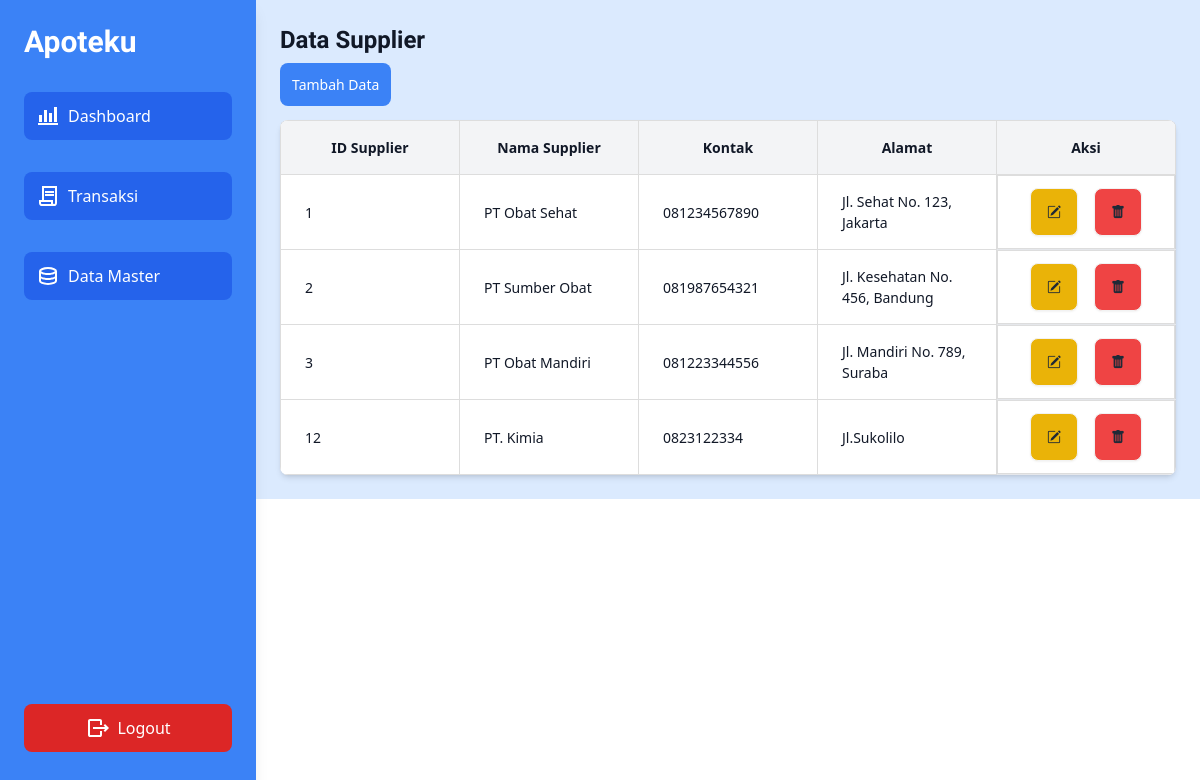
Page /datamaster-supplier/index-supplier.php on the committed database.
### tables this page shows
CREATE TABLE `supplier` (
  `ID_Supplier` int(11) NOT NULL,
  `Nama_Supplier` varchar(100) NOT NULL,
  `Kontak` varchar(50) DEFAULT NULL,
  `Alamat` text
);

### datamaster-supplier/index-supplier.php (the view, shortened to what this page needs)
<!DOCTYPE html>
<html lang="en">
<head>
    <link href="https://cdn.jsdelivr.net/npm/tailwindcss@2.2.19/dist/tailwind.min.css" rel="stylesheet">
    <link href="../assets/css/output.css" rel="stylesheet">
    <link href="../assets/css/style.css" rel="stylesheet">
</head>
<body class="bg-blue-100 text-gray-900 ">
    <?php include('../template/sidebar.php'); ?>
    <div class="flex-grow ml-64 mx-auto p-6">
        <h1 class="text-2xl font-bold mb-4">Data Supplier</h1>
        <div class="mb-6">
            <a href="/apoteku/src/datamaster-supplier/create-supplier.php"
                class="bg-blue-500 text-white py-3 px-3 rounded-lg hover:bg-blue-600 text-sm">
                Tambah Data
            </a>
        </div>
        <div class=" bg-white shadow-md rounded-lg overflow-x-auto w-full">
            <table class="w-full text-left border border-gray-300">
                <thead class="bg-gray-400">
                    <tr>
                        <th class=" px-6 py-4">ID Supplier</th>
                        <th class=" px-6 py-4">Nama Supplier</th>
                        <th class=" px-6 py-4">Kontak</th>
                        <th class=" px-6 py-4">Alamat</th>
                        <th class=" px-6 py-4">Aksi</th>
                    </tr>
                </thead>
                <tbody>
                    <?php
                    include('../database/database.php');
                    $sql = "SELECT s.ID_Supplier, s.Nama_Supplier, s.Kontak, s.Alamat
            FROM supplier s";
                    $result = mysqli_query($conn, $sql);
                    if (mysqli_num_rows($result) > 0) {
                        while ($row = mysqli_fetch_assoc($result)) {
                            echo '<tr class="border-b hover:bg-gray-100">
                <td class="px-6 py-auto">' . $row['ID_Supplier'] . '</td>
                <td class="px-6 py-auto">' . $row['Nama_Supplier'] . '</td>
                <td class="px-6 py-auto">' . $row['Kontak'] . '</td>
                <td class="px-6 py-auto">' . $row['Alamat'] . '</td>
                <td class="flex gap-x-4 justify-center">
                    <a href="/apoteku/src/datamaster-supplier/update-supplier.php?id=' . $row['ID_Supplier'] . '" class="btn bg-yellow-500 hover:shadow-md hover:bg-yellow-600 group text-sm">
                        <i class="bi bi-pencil-square transition-all"></i>
                    </a>
                    <a onclick="return confirm(\'Are you sure you want to delete this Data?\');" href="delete-supplier.php?id=' . $row['ID_Supplier'] . '" class="btn bg-red-500 hover:shadow-md hover:bg-red-600 group text-sm">
                        <i class="bi bi-trash-fill transition-all"></i>
                    </a>
                </td>
            </tr>';
                        }
                    }
                    ?>
</body>

### template/sidebar.php (shortened to what this page needs)
<!DOCTYPE html>
<html lang="en">
<head>
    <link rel="stylesheet" href="https://cdn.jsdelivr.net/npm/bootstrap-icons@1.11.3/font/bootstrap-icons.min.css">
    <link href="https://cdn.jsdelivr.net/npm/tailwindcss@2.2.19/dist/tailwind.min.css" rel="stylesheet">
    <link href="../../src/assets/css/output.css" rel="stylesheet">
    <link href="../assets/css/style.css" rel="stylesheet">
<body class="bg-gray-100 text-gray-900 flex">
    <aside class="w-64 h-screen bg-blue-500 fixed top-0 left-0 p-6 shadow-lg flex flex-col justify-between">
        <div>
            <h1 class="text-3xl font-bold mb-8 text-white">Apoteku</h1>
            <nav>
                <ul>
                    <li class="mb-6 list-none">
                        <a href="/apoteku/src/main.php"
                            class="w-full bg-blue-600 text-white p-3 rounded-lg flex items-center hover:bg-blue-700">
                            <div class="flex items-center">
                                <svg xmlns="http://www.w3.org/2000/svg" height="24px" viewBox="0 -960 960 960"
                                    width="24px" fill="#FFFFFF">
                                    <path
                                        d="M80-120v-80h800v80H80Zm40-120v-280h120v280H120Zm200 0v-480h120v480H320Zm200 0v-360h120v360H520Zm200 0v-600h120v600H720Z" />
                                </svg>
                                <span class="ml-2">Dashboard</span>
                            </div>
                        </a>
                    </li>
                    <div class="mt-8">
                        <button onclick="toggleDropdown('transaksi-dropdown')"
                            class="w-full bg-blue-600 text-white p-3 rounded-lg flex items-center hover:bg-blue-700 transition duration-300">
                            <div class="flex items-center">
                                <span class="ml-2">Transaksi</span>
                            </div>
                        </button>
                    </div>
                    <div class="mt-8">
                        <button onclick="toggleDropdown('master-dropdown')"
                            class="w-full bg-blue-600 text-white p-3 rounded-lg flex items-center hover:bg-blue-700 transition duration-300">
                            <div class="flex items-center">
                                <span class="ml-2">Data Master</span>
                            </div>
                        </button>
                    </div>
                </ul>
            </nav>
        </div>
        <li class="mb-6 list-none">
            <a href="/apoteku/src/login.php"
                class="w-full bg-red-600 text-white p-3 rounded-lg flex items-center justify-center hover:bg-red-700">
                <div class="flex items-center justify-center">
                    <span class="ml-2">Logout</span>
                </div>
            </a>
        </li>
    </aside>

### assets/css/style.css (style rules this page uses)
h1 { font-family: Lexend; font-weight: 500; font-size: 60px; }
table { border-spacing: 0; width: 100%; border-collapse: collapse; table-layout: fixed; }
table th, table td { font-size: 14px; font-weight: 500; text-align: left; padding: 12px 16px; border: 1px solid #ddd; }
table th { background-color: #f3f4f6; font-weight: 600; text-align: center; }

### rows in the picture
supplier: ID_Supplier "1", Nama_Supplier "PT Obat Sehat", Kontak "081234567890", Alamat "Jl. Sehat No. 123, Jakarta"
supplier: ID_Supplier "2", Nama_Supplier "PT Sumber Obat", Kontak "081987654321", Alamat "Jl. Kesehatan No. 456, Bandung"
supplier: ID_Supplier "3", Nama_Supplier "PT Obat Mandiri", Kontak "081223344556", Alamat "Jl. Mandiri No. 789, Suraba"
supplier: ID_Supplier "12", Nama_Supplier "PT. Kimia", Kontak "0823122334", Alamat "Jl.Sukolilo"
